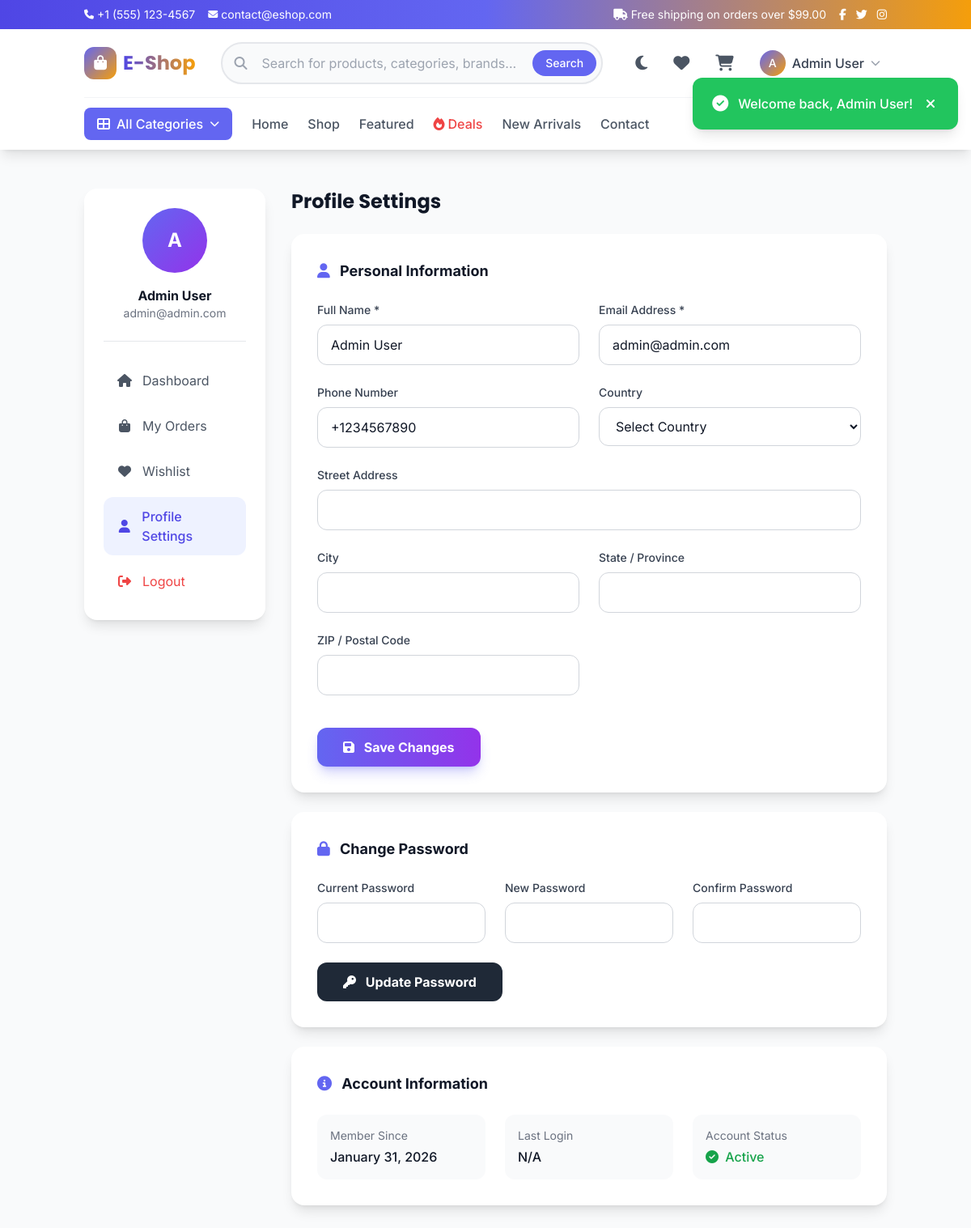
Screenshot of /user/profile.php (signed in) with the database file from the repository.
### tables this page shows
CREATE TABLE settings (
    id INT PRIMARY KEY AUTO_INCREMENT,
    setting_key VARCHAR(100) UNIQUE NOT NULL,
    setting_value TEXT DEFAULT NULL,
    setting_type VARCHAR(50) DEFAULT 'text',
    created_at TIMESTAMP DEFAULT CURRENT_TIMESTAMP,
    updated_at TIMESTAMP DEFAULT CURRENT_TIMESTAMP ON UPDATE CURRENT_TIMESTAMP,
    INDEX idx_key (setting_key)
);

CREATE TABLE users (
    id INT PRIMARY KEY AUTO_INCREMENT,
    name VARCHAR(100) NOT NULL,
    email VARCHAR(150) UNIQUE NOT NULL,
    password VARCHAR(255) NOT NULL,
    role ENUM('user', 'admin') DEFAULT 'user',
    phone VARCHAR(20) DEFAULT NULL,
    address TEXT DEFAULT NULL,
    city VARCHAR(100) DEFAULT NULL,
    country VARCHAR(100) DEFAULT NULL,
    zip_code VARCHAR(20) DEFAULT NULL,
    avatar VARCHAR(255) DEFAULT NULL,
    status ENUM('active', 'banned', 'pending') DEFAULT 'active',
    email_verified TINYINT(1) DEFAULT 0,
    remember_token VARCHAR(255) DEFAULT NULL,
    last_login TIMESTAMP NULL DEFAULT NULL,
    created_at TIMESTAMP DEFAULT CURRENT_TIMESTAMP,
    updated_at TIMESTAMP DEFAULT CURRENT_TIMESTAMP ON UPDATE CURRENT_TIMESTAMP,
    INDEX idx_email (email),
    INDEX idx_role (role),
    INDEX idx_status (status)
);

### user/profile.php (the view, shortened to what the rows shown need)
<?php
require_once '../includes/functions.php';
$userId = $_SESSION['user_id'];
$user = db()->fetch("SELECT * FROM users WHERE id = ?", [$userId]);
include '../includes/header.php';
?>
<main class="py-12 bg-gray-50 dark:bg-gray-900 min-h-screen">
    <div class="container mx-auto px-4">
        <div class="grid grid-cols-1 lg:grid-cols-4 gap-8">
            <div class="lg:col-span-1">
                <div class="bg-white dark:bg-gray-800 rounded-2xl shadow-lg p-6 sticky top-28">
                    <div class="text-center mb-6 pb-6 border-b border-gray-200 dark:border-gray-700">
                        <div class="w-20 h-20 rounded-full bg-gradient-to-br from-primary-500 to-purple-600 flex items-center justify-center text-white text-2xl font-bold mx-auto mb-4">
                            <?php echo strtoupper(substr($user['name'], 0, 1)); ?>
                        </div>
                        <h3 class="font-bold text-gray-900 dark:text-white"><?php echo htmlspecialchars($user['name']); ?></h3>
                        <p class="text-sm text-gray-500"><?php echo htmlspecialchars($user['email']); ?></p>
                    </div>
                </div>
            </div>
            <div class="lg:col-span-3 space-y-6">
                <h1 class="text-2xl font-display font-bold text-gray-900 dark:text-white">Profile Settings</h1>
                <div class="bg-white dark:bg-gray-800 rounded-2xl shadow-lg p-8">
                    <h2 class="text-lg font-bold text-gray-900 dark:text-white mb-6">
                        <i class="fas fa-user text-primary-500 mr-2"></i>
                        Personal Information
                    </h2>
                    <form method="POST" class="space-y-6">
                        <div class="grid grid-cols-1 md:grid-cols-2 gap-6">
                            <div>
                                <label class="block text-sm font-medium text-gray-700 dark:text-gray-300 mb-2">Full Name *</label>
                                <input type="text"
                                       name="name"
                                       value="<?php echo htmlspecialchars($user['name']); ?>"
                                       required
                                       class="w-full px-4 py-3 rounded-xl border border-gray-300 dark:border-gray-600 bg-white dark:bg-gray-700 text-gray-900 dark:text-white focus:ring-2 focus:ring-primary-500 focus:border-primary-500 outline-none">
                            </div>
                            <div>
                                <label class="block text-sm font-medium text-gray-700 dark:text-gray-300 mb-2">Email Address *</label>
                                <input type="email"
                                       name="email"
                                       value="<?php echo htmlspecialchars($user['email']); ?>"
                                       required
                                       class="w-full px-4 py-3 rounded-xl border border-gray-300 dark:border-gray-600 bg-white dark:bg-gray-700 text-gray-900 dark:text-white focus:ring-2 focus:ring-primary-500 focus:border-primary-500 outline-none">
                            </div>
                            <div>
                                <label class="block text-sm font-medium text-gray-700 dark:text-gray-300 mb-2">Phone Number</label>
                                <input type="tel"
                                       name="phone"
                                       value="<?php echo htmlspecialchars($user['phone'] ?? ''); ?>"
                                       class="w-full px-4 py-3 rounded-xl border border-gray-300 dark:border-gray-600 bg-white dark:bg-gray-700 text-gray-900 dark:text-white focus:ring-2 focus:ring-primary-500 focus:border-primary-500 outline-none">
                            </div>
                        </div>
                    </form>
                </div>
                <div class="bg-white dark:bg-gray-800 rounded-2xl shadow-lg p-8">
                    <h2 class="text-lg font-bold text-gray-900 dark:text-white mb-6">
                        <i class="fas fa-lock text-primary-500 mr-2"></i>
                        Change Password
                    </h2>
                </div>
                <div class="bg-white dark:bg-gray-800 rounded-2xl shadow-lg p-8">
                    <h2 class="text-lg font-bold text-gray-900 dark:text-white mb-6">
                        <i class="fas fa-info-circle text-primary-500 mr-2"></i>
                        Account Information
                    </h2>
                    <div class="grid grid-cols-1 md:grid-cols-3 gap-6">
                        <div class="p-4 bg-gray-50 dark:bg-gray-700/50 rounded-xl">
                            <p class="text-sm text-gray-500 mb-1">Member Since</p>
                            <p class="font-medium text-gray-900 dark:text-white">
                                <?php echo date('F j, Y', strtotime($user['created_at'])); ?>
                            </p>
                        </div>
                    </div>
                </div>
            </div>
        </div>
    </div>
</main>
<?php include '../includes/footer.php'; ?>

### includes/header.php (shortened to what the rows shown need)
<?php
require_once __DIR__ . '/functions.php';
?>
<!DOCTYPE html>
<html lang="en" class="scroll-smooth">
<head>
    <script src="https://cdn.tailwindcss.com"></script>
    <link rel="stylesheet" href="https://cdnjs.cloudflare.com/ajax/libs/font-awesome/6.5.1/css/all.min.css">
    <link rel="stylesheet" href="https://cdn.jsdelivr.net/npm/swiper@11/swiper-bundle.min.css">
    <link rel="stylesheet" href="<?php echo SITE_URL; ?>/assets/css/style.css">
</head>
<body class="bg-gray-50 dark:bg-gray-900 transition-colors duration-300">
    <div class="bg-gradient-to-r from-primary-600 via-primary-500 to-secondary-500 text-white text-sm py-2">
        <div class="container mx-auto px-4">
            <div class="flex items-center justify-between">
                <div class="flex items-center gap-4">
                    <a href="tel:<?php echo getSetting('site_phone'); ?>" class="flex items-center gap-1 hover:text-primary-100 transition">
                        <i class="fas fa-phone text-xs"></i>
                        <span class="hidden sm:inline"><?php echo getSetting('site_phone', '+1 (555) 123-4567'); ?></span>
                    </a>
                    <a href="mailto:<?php echo getSetting('site_email'); ?>" class="flex items-center gap-1 hover:text-primary-100 transition">
                        <i class="fas fa-envelope text-xs"></i>
                        <span class="hidden sm:inline"><?php echo getSetting('site_email', 'contact@eshop.com'); ?></span>
                    </a>
                </div>
                <div class="flex items-center gap-4">
                    <span class="hidden md:flex items-center gap-1">
                        <i class="fas fa-truck"></i>
                        Free shipping on orders over $<?php echo getSetting('free_shipping_min', '99'); ?>
                    </span>
                    <div class="flex items-center gap-3">
                        <a href="<?php echo getSetting('facebook_url', '#'); ?>" class="hover:text-primary-100 transition"><i class="fab fa-facebook-f"></i></a>
                        <a href="<?php echo getSetting('twitter_url', '#'); ?>" class="hover:text-primary-100 transition"><i class="fab fa-twitter"></i></a>
                        <a href="<?php echo getSetting('instagram_url', '#'); ?>" class="hover:text-primary-100 transition"><i class="fab fa-instagram"></i></a>
                    </div>
                </div>
            </div>
        </div>
    </div>
    <main id="mainContent">

### rows the page displays
settings: setting_value "+1 (555) 123-4567"
settings: setting_value "contact@eshop.com"
settings: setting_value "99.00"
users: name "A", name "Admin User", email "admin@admin.com", phone "+1234567890", created_at "January 31, 2026"

### other values shown
substr($_SESSION['user_name'] ?? 'U', 0, 1) "A"
$_SESSION['user_name'] "Admin User"
$flash['message'] "Welcome back, Admin User!"
